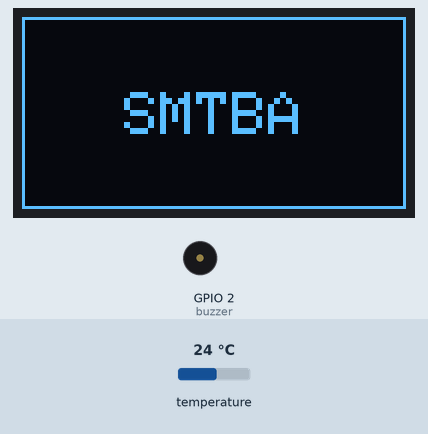
This sketch was run on a simulated ESP32. Parts: 128×64 one-colour display, buzzer (waves = sounding, pin HIGH). Inputs (shaded band) come from the test bench; at power-on: temperature 24 °C. WiFi joins after 1.5 s; servers stay silent unless stated; network time is answered at once with the bench clock; the local clock reads 2024-03-15 10:24:30 at power-on unless the sketch sets it; storage starts empty; what the sketch prints to the serial monitor is not drawn.

Above: at 2.1 s.
At 12.1 s:
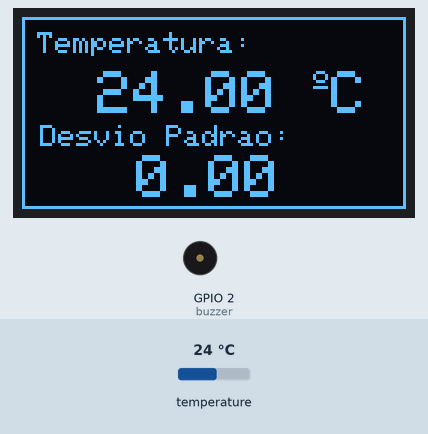
12.2 s: temperature set to 12 °C
At 12.9 s:
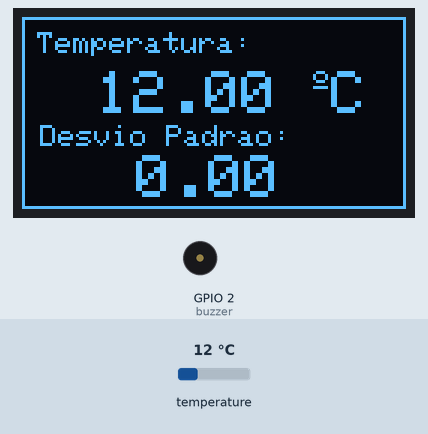
13.8 s: temperature set to 19 °C
At 15.5 s:
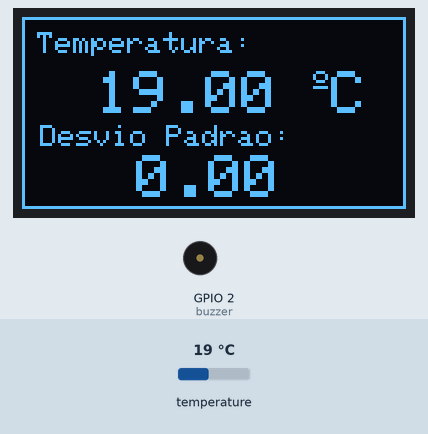
16.1 s: temperature set to 28 °C
At 18.2 s:
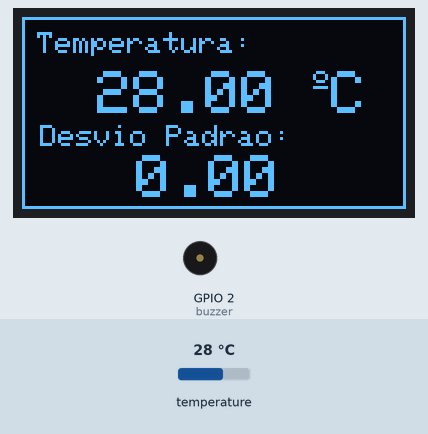
Timing chart, 0 to 19.7 s (numbered marks = the images above; inputs shaded):
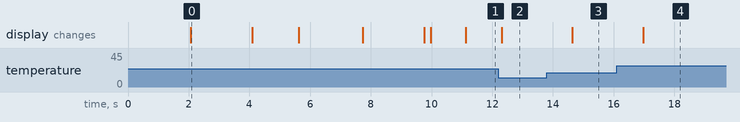

Measured:
- after the input at 12.2 s, the display: changes after 0.12 s (image 2)
- after the input at 13.8 s, the display: changes after 0.84 s (image 3)
- after the input at 16.1 s, the display: changes after 0.87 s (image 4)
- what the display in image 0 shows lasts 2.0 s, from 2.1 s to 4.1 s

The sketch:

SMTBA_V09.ino
```cpp
/*********
  Projeto sistema de medição de temperatura para baterias de automóveis. https://sites.google.com/view/sistema-de-medicao-de-temp/introdu%C3%A7%C3%A3o
  Esse código lê 'n' sensores DS18B20 printa no monitor serial a temperatura medida por cada sensor e mostra o valor médio em um display OLED 0,96" 128x64 pixels.
  Além disso permite setar dois valores de temperatura máxima e mínima para acionar um alarme.

*********/

//carrega bibliotecas ////////////////////////////////

#include <OneWire.h>
#include <DallasTemperature.h>
#include <Adafruit_GFX.h>
#include <Adafruit_SSD1306.h>
//bibliotecas para SD
#include "FS.h"
#include "SD.h"
#include <SPI.h>
//bibliotecas para pegar hora pela internet
#include <WiFi.h>
#include <NTPClient.h>
#include <WiFiUdp.h>


// Colocar dados da rede Wi-Fi
const char* ssid     = "moto";
const char* password = "ff1234567";

// Define pino CS para o SD card module
#define SD_CS 5

// Save reading number on RTC memory
RTC_DATA_ATTR int readingID = 0;

String dataMessage;

// Define NTP Client to get time
WiFiUDP ntpUDP;
NTPClient timeClient(ntpUDP);

// Variables to save date and time
String formattedDate;
String dayStamp;
String timeStamp;

///////////////////////////////////////////////////////////////////////////////////////

#define SCREEN_WIDTH 128 // Display OLED comprimento, em pixels
#define SCREEN_HEIGHT 64 // Display OLED altura, em pixels

float media = 0; //cria uma variavél tipo float para calcular e armazenar o valor da média posteriormente.
float tempC;  //VARIAVEL QUE ARMAZENA TEMPERATURA MEDIDA DO SENSOR
float temp_desvio_padrao [10] = {0, 0, 0, 0, 0, 0, 0, 0, 0, 0};
float DesvioPadrao = 0;
char endereco[] = "N/A";

bool controle = false;


// Declaração para um Display SSD1306 que está conectado nas portas I2C(SDA, SCL pins)
Adafruit_SSD1306 display(SCREEN_WIDTH, SCREEN_HEIGHT, &Wire, -1);

///////////////////////////////////////////////////////////////////////////////////////

// Fio de dados está conectado na porta GPIO 4
#define ONE_WIRE_BUS 4

#define buzzer 2

// Setup para a instância oneWire se comunicar com qualquer dispositivo OneWire (não apenas para Maxim/Dallas temperature ICs)
OneWire oneWire(ONE_WIRE_BUS);

// Passa nossa referência oneWire para Dallas temperature.
DallasTemperature sensors(&oneWire);

// Número(quantidade) de dispositivos de temperatura encontrados
int numberOfDevices;

// Usaremos essa variavel para armazenar o endereço do dispositivo encontrado.
DeviceAddress tempDeviceAddress;

String stringOne[8];

///////////////////////////////////////////////////////////////////////////////////////

void setup() {

  pinMode(buzzer, OUTPUT);

  // inicia a porta serial USAR SEMPRE EM 115200
  Serial.begin(115200);
  //Inicia a biblioteca
  sensors.begin();

  /////////////////////////// Inicializa o display /////////////////////////////////////

  if (!display.begin(SSD1306_SWITCHCAPVCC, 0x3C)) {
    Serial.println(F("SSD1306 allocation failed"));
    for (;;);
  }
  delay(2000);
  display.clearDisplay();
  display.setTextColor(WHITE);

  display.setTextSize(2);
  display.setCursor(34, 25);
  display.print("SMTBA");
  display.drawRect(0, 0, 128, 64, WHITE);
  display.display();

  delay(2000);
  display.clearDisplay();

  ///////////////////////////////////////////////////////////////////////////////////////

  // Connect to Wi-Fi network with SSID and password
  Serial.print("Conectando: ");

  display.setTextSize(1);
  display.setCursor(5, 25);
  display.print("Conectando...");
  display.display();

  Serial.println(ssid);
  WiFi.begin(ssid, password);
  while (WiFi.status() != WL_CONNECTED) {
    delay(500);
    Serial.print(".");
  }
  Serial.println("");
  Serial.println("WiFi conectado.");

  display.clearDisplay();
  display.setTextSize(1);
  display.setCursor(5, 25);
  display.print("WiFi conectado");
  display.display();
  delay(2000);
  display.clearDisplay();

  // Initialize a NTPClient to get time
  timeClient.begin();
  // Set offset time in seconds to adjust for your timezone, for example:
  // GMT +1 = 3600
  // GMT +8 = 28800
  // GMT -1 = -3600
  // GMT 0 = 0
  timeClient.setTimeOffset(-10800);

  // Initialize SD card
  SD.begin(SD_CS);
  if (!SD.begin(SD_CS)) {
    Serial.println("Card Mount Failed");

    display.clearDisplay();
    display.setTextSize(1);
    display.setCursor(2, 25);
    display.print("Falha ao montar o");
    display.setCursor(2, 35);
    display.print("cartao!");
    display.display();
    delay(2000);
    display.clearDisplay();

    return;
  }
  uint8_t cardType = SD.cardType();
  if (cardType == CARD_NONE) {
    Serial.println("No SD card attached");

    display.clearDisplay();
    display.setTextSize(1);
    display.setCursor(2, 25);
    display.print("Sem cartao SD!");
    display.display();
    delay(2000);
    display.clearDisplay();

    return;
  }
  Serial.println("Initializing SD card...");

  if (!SD.begin(SD_CS)) {
    Serial.println("ERROR - SD card initialization failed!");

    display.clearDisplay();
    display.setTextSize(1);
    display.setCursor(2, 25);
    display.print("ERRO - SD!");
    display.display();
    delay(2000);
    display.clearDisplay();

    return;    // init failed
  }

  // If the data.txt file doesn't exist
  // Create a file on the SD card and write the data labels
  File file = SD.open("/data.txt");
  if (!file) {
    Serial.println("File doens't exist");
    Serial.println("Creating file...");
    writeFile(SD, "/data.txt", "ID Leitura, Data, Hora, Temperatura média, Desvio Padrão, Endereço Alarme, Temperatura do sensor em alarme\r\n");
  }
  else {
    Serial.println("File already exists");
  }
  file.close();


  // Conta a quantidade de sensores no barramento
  numberOfDevices = sensors.getDeviceCount();

  // Localiza os dispositivos no barramento
  Serial.print("Localizando dispositivos...");
  Serial.print("Encontrado ");
  Serial.print(numberOfDevices, DEC);
  Serial.println(" dispositivo.");

  display.clearDisplay();
  display.setTextColor(WHITE);
  display.setTextSize((1));
  display.setCursor(4, 25);
  display.print("Encontrado ");
  display.println(numberOfDevices, DEC);
  display.setTextSize((1));
  display.setCursor(2, 35);
  display.print(" ");
  display.print("dispositivos");
  display.display();
  delay(2000);

  // Faz o loop por cada dispositivo, e mostra o endereço

  display.clearDisplay();
  display.setTextSize(1);
  display.setCursor(2, 0);
  display.print("Sensor: ");
  display.display();

  int j = 1;
  for (int i = 0; i < numberOfDevices; i++) {
    // Procura no fio para o endereço
    if (sensors.getAddress(tempDeviceAddress, i)) {
      Serial.print("Encontrado dispositivo");
      Serial.print(i, DEC);
      Serial.print(" com endereço: ");
      printAddress(tempDeviceAddress); //vai para a função printAddress
      Serial.println();
      sensors.setResolution(tempDeviceAddress, 9); //seta resolução dos sensores, padrão é 12 bits

      display.setTextColor(WHITE);
      display.setTextSize(1);
      display.setCursor(2, (j * 10) + 10);
      j++;

      for (int i = 0; i < 8; i++) {
        display.print(tempDeviceAddress[i], HEX); //imprime endereço no display
        display.display();
      }
      if (j == 4) {
        display.clearDisplay();
        j = 1;
      }

      delay(1000);
    } else {
      Serial.print("Encontrado dispositivo fantasma em ");
      Serial.print(i, DEC);
      Serial.print(",mas não detectado endereço. Verifique a conexão de alimentação.");
    }

    ////////////////////////////// reordenação


    //******** Configuração dos alarmes
    Serial.println("Setando temperaturas de alarmes...");

    // Alarme para quando a temperatura é maior que 'x'
    sensors.setHighAlarmTemp(tempDeviceAddress, 32);

    // Alarme para quando a temperatura é menor que 'x'
    sensors.setLowAlarmTemp(tempDeviceAddress, -10);

    Serial.print("Novo alarme: ");
    Serial.print(i, DEC);
    Serial.print("Alarmes: ");
    printAlarms(tempDeviceAddress); // vai para a função printAlarms
    Serial.println();
  }
}

//     fim do void setup  *************************************************************************************************************


void loop() {
  sensors.requestTemperatures(); //Manda um comando para pegar temperaturas

  for (int i = 0; i < numberOfDevices; i++) { //loop faz a leitura de temperatura em todos os sensores e verifica se algum sensor está detectando um alarme
    if (sensors.hasAlarm(tempDeviceAddress)) {
      Serial.println();
      Serial.print("ALARM: ");
      controle = true;
      printAddress(tempDeviceAddress); //printa o endereço do sensor no monitor serial
      printBuzzerEDisplay(tempDeviceAddress); //mostra a temperatura de alarme no display

    }
    if (!sensors.hasAlarm(tempDeviceAddress)) {
      digitalWrite(buzzer, LOW);
      controle = false;
      temperaturaAtual(tempDeviceAddress, i); //mostra a temperatura atual (média)
    }
  }
}

void temperaturaAtual(DeviceAddress tempDeviceAddress, int i) {

  if (sensors.getAddress(tempDeviceAddress, i)) {

    Serial.println();
    Serial.print("Temperatura para dispositivo: ");
    Serial.println(i, DEC);
    // Print the data
    tempC = sensors.getTempC(tempDeviceAddress);
    Serial.print("Temp C: ");
    Serial.print(tempC);
    //Serial.print(" Temp F: ");
    //Serial.println(DallasTemperature::toFahrenheit(tempC)); // Converts tempC to Fahrenheit
    Serial.println();
    media += tempC; // soma as temperaturas lidas ao longo loop na variavel media

    temp_desvio_padrao[i] = tempC; //para cálculo do desvio padrão
  }

  if (i == (numberOfDevices - 1)) {

    media = media / numberOfDevices; //calcula a média dos sensores
    Serial.println();//mostra a temperatura média no monitor serial
    Serial.print("Temperatura média: ");
    Serial.print(media);
    Serial.println();

    //Calcula desvio padrão

    for (i = 0; i < numberOfDevices; i++) {
      DesvioPadrao = (pow((temp_desvio_padrao[i] - media), 2)) + DesvioPadrao;
    }
    DesvioPadrao = sqrt(DesvioPadrao / numberOfDevices);

    //DesvioPadrao = sqrt(((pow((temp_desvio_padrao[0] - media), 2) + pow((temp_desvio_padrao[1] - media), 2) + pow((temp_desvio_padrao[2] - media), 2)) / numberOfDevices));
    Serial.print("Desvio Padrão: ");
    Serial.print(DesvioPadrao);
    Serial.println();

    printTela(media, DesvioPadrao);
    getTimeStamp();
    logSDCard();

    // Increment readingID on every new reading
    readingID++;

    media = 0; //zera o valor da media para a próxima média.
    DesvioPadrao = 0;
  }

  Serial.println();
  Serial.print("********************************************");
  delay(1000); // intervalo de 5 segundas para mostra a próxima amostragem

}

void printTela(float media, float DesvioPadrao) {

  // clear display - Mostra o resultado da media no display
  display.clearDisplay();

  // Mostra a temperatura no display
  display.setTextSize(1);
  display.setCursor(5, 5);
  display.print("Temperatura: ");
  display.setTextSize(2);
  display.setCursor(25, 18);
  display.print(media);
  display.print(" ");
  display.setTextSize(1);
  display.cp437(true);
  display.write(167);
  display.setTextSize(2);
  display.print("C");

  display.setTextSize(1);
  display.setCursor(6, 36);
  display.print("Desvio Padrao: ");
  display.setTextSize(2);
  display.setCursor(38, 46);
  display.print(DesvioPadrao);
  display.print(" ");

  display.drawRect(0, 0, 128, 64, WHITE);

  display.display();

}

// função para printar o endereço do dispositivo
void printAddress(DeviceAddress tempDeviceAddress) {
  for (uint8_t i = 0; i < 8; i++) {
    if (tempDeviceAddress[i] < 16) Serial.print("0");
    Serial.print(tempDeviceAddress[i], HEX);
  }
}

// função para printar alarmes
void printAlarms(uint8_t tempDeviceAddress[]) /// deviceAddress
{
  char temp;
  temp = sensors.getHighAlarmTemp(tempDeviceAddress);
  Serial.print("Alarme de temperatura elevada: ");
  Serial.print(temp, DEC);
  Serial.print("C/");
  Serial.print(DallasTemperature::toFahrenheit(temp));
  Serial.print("F | Alarme de temperatura baixa: ");
  temp = sensors.getLowAlarmTemp(tempDeviceAddress);
  Serial.print(temp, DEC);
  Serial.print("C/");
  Serial.print(DallasTemperature::toFahrenheit(temp));
  Serial.print("F");
}

//print de alertas no display e no buzzer
void printBuzzerEDisplay(DeviceAddress tempDeviceAddress) {

  tempC = sensors.getTempC(tempDeviceAddress);


  // clear display - Mostra o resultado da media no display
  //display.clearDisplay();
  display.clearDisplay();
  // Mostra a temperatura no display

  for (uint8_t i = 0; i < 8; i++) {
    stringOne[i] = String(tempDeviceAddress[i], HEX);
  }

  display.setTextSize(1);
  display.setCursor(5, 0);
  display.print("Sensor: ");
  display.setTextSize(1);
  display.setCursor(20, 20);
  for (int i = 0; i < 8; i++) {
    display.print(tempDeviceAddress[i], HEX);
  }
  display.setTextSize(1);
  display.setCursor(20, 30);
  display.print("!!! ALARME !!! ");
  display.setTextSize(2);
  display.setCursor(18, 46);
  display.print(tempC);
  display.print(" ");
  display.setTextSize(1);
  display.cp437(true);
  display.write(167);
  display.setTextSize(2);
  display.print("C");

  display.display();

  digitalWrite(buzzer, HIGH);

  getTimeStamp();
  logSDCard();
  delay(1000);

}

//////////////////////////////////////////////////////////////////////////////////////////////////////////////

// FUNÇÕES PARA O DATALOGGING

//////////////////////////////////////////////////////////////////////////////////////////////////////////////

// Function to get date and time from NTPClient
void getTimeStamp() {
  while (!timeClient.update()) {
    timeClient.forceUpdate();
  }
  // The formattedDate comes with the following format:
  // 2018-05-28T16:00:13Z
  // We need to extract date and time
  formattedDate = timeClient.getFormattedDate();
  Serial.println(formattedDate);

  // Extract date
  int splitT = formattedDate.indexOf("T");
  dayStamp = formattedDate.substring(0, splitT);
  Serial.println(dayStamp);
  // Extract time
  timeStamp = formattedDate.substring(splitT + 1, formattedDate.length() - 1);
  Serial.println(timeStamp);
}

// Write the sensor readings on the SD card
void logSDCard() {

  if (controle == true) {
    dataMessage = String(readingID) + "," + String(dayStamp) + "," + String(timeStamp) + "," +
                  String(media) + "," + String(DesvioPadrao) + "," +
                  String(stringOne[0] + stringOne[1] + stringOne[2] + stringOne[3] + stringOne[4] + stringOne[5] + stringOne[6] + stringOne[7]) + "," + String(tempC) + "\r\n";
  }
  if (controle == false) {
    dataMessage = String(readingID) + "," + String(dayStamp) + "," + String(timeStamp) + "," +
                  String(media) + "," + String(DesvioPadrao) + "\r\n";
  }

  Serial.print("Save data: ");
  Serial.println(dataMessage);
  appendFile(SD, "/data.txt", dataMessage.c_str());
}

// Write to the SD card (DON'T MODIFY THIS FUNCTION)
void writeFile(fs::FS &fs, const char * path, const char * message) {
  Serial.printf("Writing file: %s\n", path);

  File file = fs.open(path, FILE_WRITE);
  if (!file) {
    Serial.println("Failed to open file for writing");
    return;
  }
  if (file.print(message)) {
    Serial.println("File written");
  } else {
    Serial.println("Write failed");
  }
  file.close();
}

// Append data to the SD card (DON'T MODIFY THIS FUNCTION)
void appendFile(fs::FS &fs, const char * path, const char * message) {
  Serial.printf("Appending to file: %s\n", path);

  File file = fs.open(path, FILE_APPEND);
  if (!file) {
    Serial.println("Failed to open file for appending");
    return;
  }
  if (file.print(message)) {
    Serial.println("Message appended");
  } else {
    Serial.println("Append failed");
  }
  file.close();
}
```
